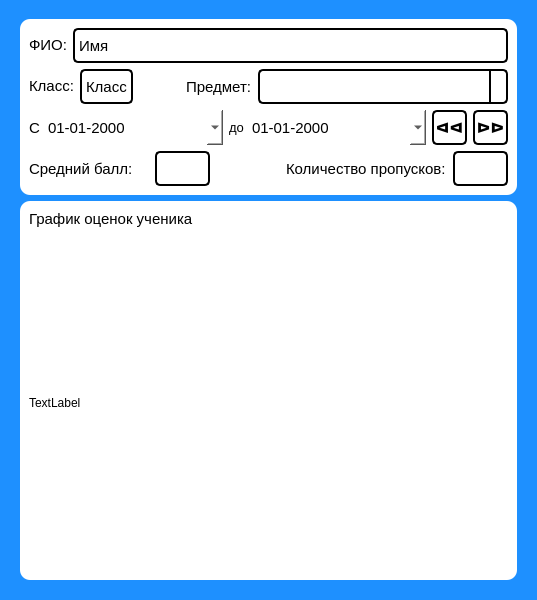
<?xml version="1.0" encoding="UTF-8"?>
<ui version="4.0">
 <class>Form</class>
 <widget class="QWidget" name="Form">
  <property name="geometry">
   <rect>
    <x>0</x>
    <y>0</y>
    <width>537</width>
    <height>600</height>
   </rect>
  </property>
  <property name="sizePolicy">
   <sizepolicy hsizetype="Fixed" vsizetype="Fixed">
    <horstretch>2</horstretch>
    <verstretch>0</verstretch>
   </sizepolicy>
  </property>
  <property name="maximumSize">
   <size>
    <width>617</width>
    <height>700</height>
   </size>
  </property>
  <property name="windowTitle">
   <string>Form</string>
  </property>
  <property name="styleSheet">
   <string notr="true">background-color: dodgerblue</string>
  </property>
  <layout class="QHBoxLayout" name="horizontalLayout">
   <property name="spacing">
    <number>7</number>
   </property>
   <property name="topMargin">
    <number>10</number>
   </property>
   <property name="bottomMargin">
    <number>11</number>
   </property>
   <item>
    <widget class="QWidget" name="widget" native="true">
     <layout class="QVBoxLayout" name="verticalLayout_3">
      <item>
       <widget class="QWidget" name="widget_3" native="true">
        <property name="styleSheet">
         <string notr="true">background-color: white; border-radius: 10px</string>
        </property>
        <layout class="QVBoxLayout" name="verticalLayout">
         <item>
          <layout class="QHBoxLayout" name="horizontalLayout_2">
           <item>
            <widget class="QLabel" name="label">
             <property name="sizePolicy">
              <sizepolicy hsizetype="Fixed" vsizetype="Fixed">
               <horstretch>0</horstretch>
               <verstretch>0</verstretch>
              </sizepolicy>
             </property>
             <property name="font">
              <font>
               <pointsize>11</pointsize>
              </font>
             </property>
             <property name="text">
              <string>ФИО:</string>
             </property>
            </widget>
           </item>
           <item>
            <widget class="QLabel" name="pupil_name_line">
             <property name="sizePolicy">
              <sizepolicy hsizetype="Preferred" vsizetype="Preferred">
               <horstretch>0</horstretch>
               <verstretch>0</verstretch>
              </sizepolicy>
             </property>
             <property name="minimumSize">
              <size>
               <width>0</width>
               <height>35</height>
              </size>
             </property>
             <property name="font">
              <font>
               <pointsize>11</pointsize>
              </font>
             </property>
             <property name="styleSheet">
              <string notr="true">border-radius: 5px;
background-color: white;
border: 2px solid black;
color: black;</string>
             </property>
             <property name="text">
              <string>Имя</string>
             </property>
            </widget>
           </item>
          </layout>
         </item>
         <item>
          <layout class="QHBoxLayout" name="horizontalLayout_5">
           <item>
            <layout class="QHBoxLayout" name="horizontalLayout_6">
             <property name="leftMargin">
              <number>0</number>
             </property>
             <property name="bottomMargin">
              <number>0</number>
             </property>
             <item>
              <widget class="QLabel" name="label_4">
               <property name="sizePolicy">
                <sizepolicy hsizetype="Fixed" vsizetype="Fixed">
                 <horstretch>0</horstretch>
                 <verstretch>0</verstretch>
                </sizepolicy>
               </property>
               <property name="font">
                <font>
                 <pointsize>11</pointsize>
                </font>
               </property>
               <property name="text">
                <string>Класс:</string>
               </property>
              </widget>
             </item>
             <item>
              <widget class="QLabel" name="pupil_class">
               <property name="minimumSize">
                <size>
                 <width>0</width>
                 <height>35</height>
                </size>
               </property>
               <property name="font">
                <font>
                 <pointsize>11</pointsize>
                </font>
               </property>
               <property name="styleSheet">
                <string notr="true">border-radius: 5px;
background-color: white;
border: 2px solid black;
color: black;</string>
               </property>
               <property name="text">
                <string>Класс</string>
               </property>
              </widget>
             </item>
             <item>
              <layout class="QHBoxLayout" name="horizontalLayout_3">
               <property name="rightMargin">
                <number>0</number>
               </property>
               <item>
                <widget class="QWidget" name="widget_5" native="true">
                 <property name="sizePolicy">
                  <sizepolicy hsizetype="Expanding" vsizetype="Preferred">
                   <horstretch>0</horstretch>
                   <verstretch>0</verstretch>
                  </sizepolicy>
                 </property>
                 <property name="maximumSize">
                  <size>
                   <width>500</width>
                   <height>16777215</height>
                  </size>
                 </property>
                </widget>
               </item>
               <item>
                <widget class="QLabel" name="label_9">
                 <property name="sizePolicy">
                  <sizepolicy hsizetype="Preferred" vsizetype="Preferred">
                   <horstretch>0</horstretch>
                   <verstretch>0</verstretch>
                  </sizepolicy>
                 </property>
                 <property name="font">
                  <font>
                   <pointsize>11</pointsize>
                  </font>
                 </property>
                 <property name="text">
                  <string>Предмет:</string>
                 </property>
                </widget>
               </item>
               <item>
                <widget class="QComboBox" name="objects_box">
                 <property name="sizePolicy">
                  <sizepolicy hsizetype="Expanding" vsizetype="Fixed">
                   <horstretch>0</horstretch>
                   <verstretch>0</verstretch>
                  </sizepolicy>
                 </property>
                 <property name="minimumSize">
                  <size>
                   <width>250</width>
                   <height>35</height>
                  </size>
                 </property>
                 <property name="maximumSize">
                  <size>
                   <width>350</width>
                   <height>16777215</height>
                  </size>
                 </property>
                 <property name="font">
                  <font>
                   <pointsize>11</pointsize>
                  </font>
                 </property>
                 <property name="styleSheet">
                  <string notr="true">QComboBox {
border-left: 2px solid black;
border-top: 2px solid black;
border-bottom: 2px solid black;
border-right: 2px solid black;
border-radius: 5px;
background-color: white;
color: black;
}

QComboBox::drop-down {
    subcontrol-origin: padding;
    subcontrol-position: top right;
    width: 15px;

   border-left: 2px solid black;
}

QComboBox::down-arrow {
   image: url(./static/arrow_down_1.png)
}</string>
                 </property>
                </widget>
               </item>
              </layout>
             </item>
            </layout>
           </item>
          </layout>
         </item>
         <item>
          <layout class="QHBoxLayout" name="horizontalLayout_4">
           <item>
            <widget class="QLabel" name="label_7">
             <property name="sizePolicy">
              <sizepolicy hsizetype="Maximum" vsizetype="Preferred">
               <horstretch>0</horstretch>
               <verstretch>0</verstretch>
              </sizepolicy>
             </property>
             <property name="font">
              <font>
               <pointsize>11</pointsize>
              </font>
             </property>
             <property name="text">
              <string>С</string>
             </property>
            </widget>
           </item>
           <item>
            <widget class="QDateEdit" name="start_date">
             <property name="minimumSize">
              <size>
               <width>0</width>
               <height>35</height>
              </size>
             </property>
             <property name="font">
              <font>
               <pointsize>11</pointsize>
              </font>
             </property>
             <property name="styleSheet">
              <string notr="true">QDateEdit {
border-left: 2px solid black;
border-top: 2px solid black;
border-right: 2px solid black;
border-bottom: 2px solid black;
border-radius: 5px;
background-color: white;
color: black;
font-color: black;
}

QDateEdit::drop-down {
    subcontrol-origin: padding;
    subcontrol-position: top right;
    width: 15px;
   border-left: 2px solid black;
}

QDateEdit::QCalendarWidget {
background-color: black;
}

QDateEdit::down-arrow {
   image: url(./static/arrow_down_1.png)
}r</string>
             </property>
             <property name="displayFormat">
              <string>dd-MM-yyyy</string>
             </property>
             <property name="calendarPopup">
              <bool>true</bool>
             </property>
            </widget>
           </item>
           <item>
            <widget class="QLabel" name="label_8">
             <property name="sizePolicy">
              <sizepolicy hsizetype="Maximum" vsizetype="Preferred">
               <horstretch>0</horstretch>
               <verstretch>0</verstretch>
              </sizepolicy>
             </property>
             <property name="font">
              <font>
               <pointsize>10</pointsize>
              </font>
             </property>
             <property name="text">
              <string>до</string>
             </property>
            </widget>
           </item>
           <item>
            <widget class="QDateEdit" name="finish_date">
             <property name="minimumSize">
              <size>
               <width>0</width>
               <height>35</height>
              </size>
             </property>
             <property name="font">
              <font>
               <pointsize>11</pointsize>
              </font>
             </property>
             <property name="styleSheet">
              <string notr="true">QDateEdit {
border-left: 2px solid black;
border-top: 2px solid black;
border-right: 2px solid black;
border-bottom: 2px solid black;
border-radius: 5px;
background-color: white;
color: black;
font-color: black;
}

QDateEdit::drop-down {
    subcontrol-origin: padding;
    subcontrol-position: top right;
    width: 15px;
   border-left: 2px solid black;
}

QDateEdit::QCalendarWidget {
background-color: black;
}

QDateEdit::down-arrow {
   image: url(./static/arrow_down_1.png)
}r</string>
             </property>
             <property name="displayFormat">
              <string>dd-MM-yyyy</string>
             </property>
             <property name="calendarPopup">
              <bool>true</bool>
             </property>
            </widget>
           </item>
           <item>
            <widget class="QPushButton" name="month_ago">
             <property name="minimumSize">
              <size>
               <width>0</width>
               <height>35</height>
              </size>
             </property>
             <property name="maximumSize">
              <size>
               <width>35</width>
               <height>16777215</height>
              </size>
             </property>
             <property name="font">
              <font>
               <pointsize>11</pointsize>
               <weight>75</weight>
               <bold>true</bold>
              </font>
             </property>
             <property name="styleSheet">
              <string notr="true">QPushButton {
    border: 2px solid black;
    border-radius: 5px;
    background-color: qlineargradient(x1: 0, y1: 0, x2: 0, y2: 1,
                                      stop: 0 #f6f7fa, stop: 1 #dadbde);
}

QPushButton:pressed {
    background-color: qlineargradient(x1: 0, y1: 0, x2: 0, y2: 1,
                                      stop: 0 #dadbde, stop: 1 #f6f7fa);
}</string>
             </property>
             <property name="text">
              <string>ᐊᐊ</string>
             </property>
            </widget>
           </item>
           <item>
            <widget class="QPushButton" name="month_later">
             <property name="minimumSize">
              <size>
               <width>0</width>
               <height>35</height>
              </size>
             </property>
             <property name="maximumSize">
              <size>
               <width>35</width>
               <height>16777215</height>
              </size>
             </property>
             <property name="font">
              <font>
               <pointsize>11</pointsize>
               <weight>75</weight>
               <bold>true</bold>
              </font>
             </property>
             <property name="styleSheet">
              <string notr="true">QPushButton {
    border: 2px solid black;
    border-radius: 5px;
    background-color: qlineargradient(x1: 0, y1: 0, x2: 0, y2: 1,
                                      stop: 0 #f6f7fa, stop: 1 #dadbde);
}

QPushButton:pressed {
    background-color: qlineargradient(x1: 0, y1: 0, x2: 0, y2: 1,
                                      stop: 0 #dadbde, stop: 1 #f6f7fa);
}</string>
             </property>
             <property name="text">
              <string>ᐅᐅ</string>
             </property>
            </widget>
           </item>
          </layout>
         </item>
         <item>
          <layout class="QHBoxLayout" name="horizontalLayout_8">
           <item>
            <widget class="QLabel" name="label_2">
             <property name="sizePolicy">
              <sizepolicy hsizetype="Fixed" vsizetype="Preferred">
               <horstretch>0</horstretch>
               <verstretch>0</verstretch>
              </sizepolicy>
             </property>
             <property name="maximumSize">
              <size>
               <width>120</width>
               <height>16777215</height>
              </size>
             </property>
             <property name="font">
              <font>
               <pointsize>11</pointsize>
              </font>
             </property>
             <property name="text">
              <string>Средний балл: </string>
             </property>
            </widget>
           </item>
           <item>
            <widget class="QLineEdit" name="average_score_line">
             <property name="enabled">
              <bool>false</bool>
             </property>
             <property name="sizePolicy">
              <sizepolicy hsizetype="Fixed" vsizetype="Preferred">
               <horstretch>0</horstretch>
               <verstretch>0</verstretch>
              </sizepolicy>
             </property>
             <property name="minimumSize">
              <size>
               <width>0</width>
               <height>35</height>
              </size>
             </property>
             <property name="maximumSize">
              <size>
               <width>55</width>
               <height>16777215</height>
              </size>
             </property>
             <property name="font">
              <font>
               <pointsize>11</pointsize>
              </font>
             </property>
             <property name="styleSheet">
              <string notr="true">border-radius: 5px;
background-color: white;
border: 2px solid black;
color: black;</string>
             </property>
            </widget>
           </item>
           <item>
            <layout class="QHBoxLayout" name="horizontalLayout_9">
             <property name="spacing">
              <number>7</number>
             </property>
             <property name="rightMargin">
              <number>0</number>
             </property>
             <item>
              <widget class="QWidget" name="widget_2" native="true"/>
             </item>
             <item>
              <widget class="QLabel" name="label_5">
               <property name="sizePolicy">
                <sizepolicy hsizetype="Fixed" vsizetype="Preferred">
                 <horstretch>0</horstretch>
                 <verstretch>0</verstretch>
                </sizepolicy>
               </property>
               <property name="font">
                <font>
                 <pointsize>11</pointsize>
                </font>
               </property>
               <property name="text">
                <string>Количество пропусков:</string>
               </property>
              </widget>
             </item>
             <item>
              <widget class="QLineEdit" name="leaves_l">
               <property name="enabled">
                <bool>false</bool>
               </property>
               <property name="sizePolicy">
                <sizepolicy hsizetype="Preferred" vsizetype="Preferred">
                 <horstretch>0</horstretch>
                 <verstretch>0</verstretch>
                </sizepolicy>
               </property>
               <property name="minimumSize">
                <size>
                 <width>55</width>
                 <height>35</height>
                </size>
               </property>
               <property name="maximumSize">
                <size>
                 <width>55</width>
                 <height>16777215</height>
                </size>
               </property>
               <property name="font">
                <font>
                 <pointsize>11</pointsize>
                </font>
               </property>
               <property name="styleSheet">
                <string notr="true">border-radius: 5px;
background-color: white;
border: 2px solid black;
color: black;</string>
               </property>
              </widget>
             </item>
            </layout>
           </item>
          </layout>
         </item>
        </layout>
       </widget>
      </item>
      <item>
       <widget class="QWidget" name="widget_4" native="true">
        <property name="styleSheet">
         <string notr="true">background-color: white; border-radius: 10px</string>
        </property>
        <layout class="QVBoxLayout" name="verticalLayout_2">
         <item>
          <widget class="QLabel" name="label_3">
           <property name="sizePolicy">
            <sizepolicy hsizetype="Preferred" vsizetype="Fixed">
             <horstretch>0</horstretch>
             <verstretch>0</verstretch>
            </sizepolicy>
           </property>
           <property name="font">
            <font>
             <pointsize>11</pointsize>
            </font>
           </property>
           <property name="text">
            <string>График оценок ученика</string>
           </property>
          </widget>
         </item>
         <item>
          <widget class="QLabel" name="graphics">
           <property name="sizePolicy">
            <sizepolicy hsizetype="Expanding" vsizetype="Expanding">
             <horstretch>0</horstretch>
             <verstretch>0</verstretch>
            </sizepolicy>
           </property>
           <property name="text">
            <string>TextLabel</string>
           </property>
          </widget>
         </item>
        </layout>
       </widget>
      </item>
     </layout>
    </widget>
   </item>
  </layout>
 </widget>
 <resources/>
 <connections/>
</ui>
